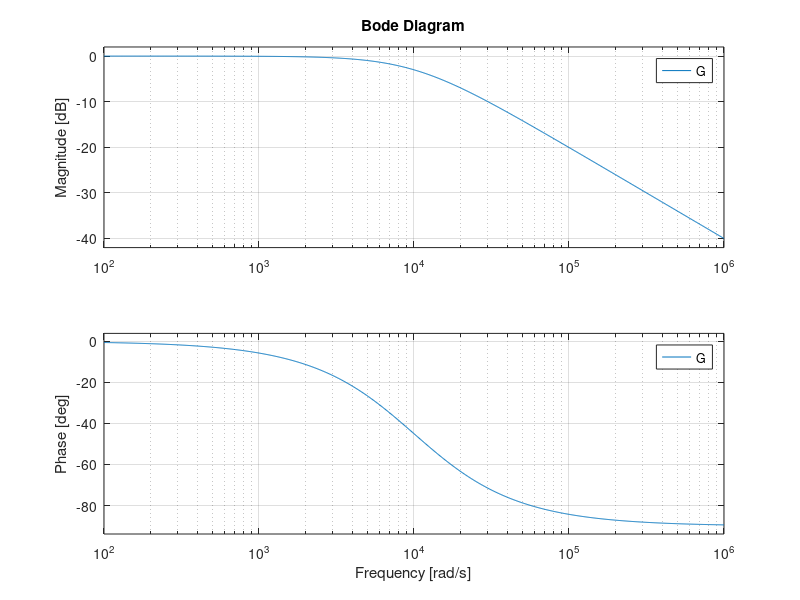

The MATLAB source for this figure:
R = 1e3;                % Resistencia [ohm]
C = 100e-9;             % Capacitancia [F]
wc = 1 / (R*C)          % Frequência angular de corte [rad/s]
fc = wc / (2*pi)        % Frequencia de corte [Hz]
G = tf([wc], [1 wc])    % Funcao de transferencia em s
figure(1);              % Cria a figura 1
bode(G);                % Resposta em frequencia da funcao de transferencia G
grid("on");             % Exibe o grid no grafico
